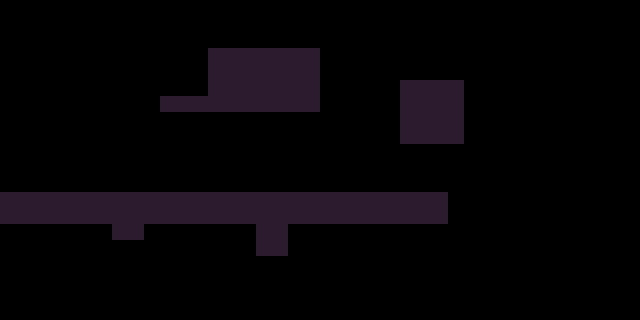

Below is a game level as drawn by its tile map, then a one-line description and the .tmx file that defines it, in full:
An orthogonal 40x20 tile map with 16x16 px tiles, 1 tile layer (Capa de patrones 1), 5 tilesets.

<map version="1.5" tiledversion="1.7.2" orientation="orthogonal" renderorder="right-down" width="40" height="20" tilewidth="16" tileheight="16" infinite="0" nextlayerid="2" nextobjectid="1">
 <editorsettings>
  <export target="level5.csv" format="csv" />
 </editorsettings>
 <tileset firstgid="1" name="blocks16px" tilewidth="16" tileheight="16" tilecount="6" columns="6">
  <image source="../images/blocks16px.png" trans="000000" width="101" height="16" />
 </tileset>
 <tileset firstgid="7" name="land2" tilewidth="16" tileheight="16" tilecount="16" columns="4">
  <image source="../images/land2.png" trans="000000" width="64" height="64" />
 </tileset>
 <tileset firstgid="23" name="blocks" tilewidth="32" tileheight="32" tilecount="6" columns="6">
  <image source="../images/blocks.png" trans="000000" width="204" height="34" />
 </tileset>
 <tileset firstgid="29" name="new" tilewidth="32" tileheight="32" tilecount="4" columns="2">
  <image source="../images/new.PNG" trans="000000" width="64" height="64" />
 </tileset>
 <tileset firstgid="33" source="player.tsx" />
 <layer id="1" name="Capa de patrones 1" width="40" height="20">
  <data encoding="csv">
0,0,0,0,0,0,0,0,0,0,0,0,0,0,0,0,0,0,0,0,0,0,0,0,0,0,0,0,0,0,0,0,0,0,0,0,0,0,0,0,
0,0,0,0,0,0,0,0,0,0,0,0,0,0,0,0,0,0,0,0,0,0,0,0,0,0,0,0,0,0,0,0,0,0,0,0,0,0,0,0,
0,0,0,0,0,0,0,0,0,0,0,0,0,0,0,0,0,0,0,0,0,0,0,0,0,0,0,0,0,0,0,0,0,0,0,0,0,0,0,0,
0,0,0,0,0,0,0,0,0,0,0,0,0,16,16,16,16,16,16,16,0,0,0,0,0,0,0,0,0,0,0,0,0,0,0,0,0,0,0,0,
0,0,0,0,0,0,0,0,0,0,0,0,0,16,16,16,16,16,16,16,0,0,0,0,0,0,0,0,0,0,0,0,0,0,0,0,0,0,0,0,
0,0,0,0,0,0,0,0,0,0,0,0,0,16,16,16,16,16,16,16,0,0,0,0,0,16,16,16,16,0,0,0,0,0,0,0,0,0,0,0,
0,0,0,0,0,0,0,0,0,0,16,16,16,16,16,16,16,16,16,16,0,0,0,0,0,16,16,16,16,0,0,0,0,0,0,0,0,0,0,0,
0,0,0,0,0,0,0,0,0,0,0,0,0,0,0,0,0,0,0,0,0,0,0,0,0,16,16,16,16,0,0,0,0,0,0,0,0,0,0,0,
0,0,0,0,0,0,0,0,0,0,0,0,0,0,0,0,0,0,0,0,0,0,0,0,0,16,16,16,16,0,0,0,0,0,0,0,0,0,0,0,
0,0,0,0,0,0,0,0,0,0,0,0,0,0,0,0,0,0,0,0,0,0,0,0,0,0,0,0,0,0,0,0,0,0,0,0,0,0,0,0,
0,0,0,0,0,0,0,0,0,0,0,0,0,0,0,0,0,0,0,0,0,0,0,0,0,0,0,0,0,0,0,0,0,0,0,0,0,0,0,0,
0,0,0,0,0,0,0,0,0,0,0,0,0,0,0,0,0,0,0,0,0,0,0,0,0,0,0,0,0,0,0,0,0,0,0,0,0,0,0,0,
16,16,16,16,16,16,16,16,16,16,16,16,16,16,16,16,16,16,16,16,16,16,16,16,16,16,16,16,0,0,0,0,0,0,0,0,0,0,0,0,
16,16,16,16,16,16,16,16,16,16,16,16,16,16,16,16,16,16,16,16,16,16,16,16,16,16,16,16,0,0,0,0,0,0,0,0,0,0,0,0,
0,0,0,0,0,0,0,16,16,0,0,0,0,0,0,0,16,16,0,0,0,0,0,0,0,0,0,0,0,0,0,0,0,0,0,0,0,0,0,0,
0,0,0,0,0,0,0,0,0,0,0,0,0,0,0,0,16,16,0,0,0,0,0,0,0,0,0,0,0,0,0,0,0,0,0,0,0,0,0,0,
0,0,0,0,0,0,0,0,0,0,0,0,0,0,0,0,0,0,0,0,0,0,0,0,0,0,0,0,0,0,0,0,0,0,0,0,0,0,0,0,
0,0,0,0,0,0,0,0,0,0,0,0,0,0,0,0,0,0,0,0,0,0,0,0,0,0,0,0,0,0,0,0,0,0,0,0,0,0,0,0,
0,0,0,0,0,0,0,0,0,0,0,0,0,0,0,0,0,0,0,0,0,0,0,0,0,0,0,0,0,0,0,0,0,0,0,0,0,0,0,0,
0,0,0,0,0,0,0,0,0,0,0,0,0,0,0,0,0,0,0,0,0,0,0,0,0,0,0,0,0,0,0,0,0,0,0,0,0,0,0,0
</data>
 </layer>
</map>
